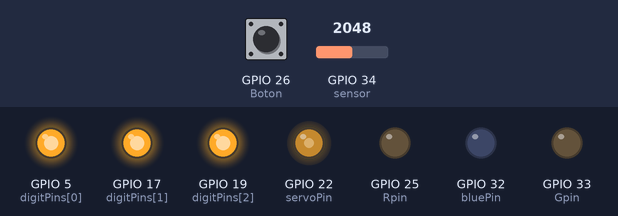
Bench run of a program on a simulated ESP32. Shown: output pins drawn as LEDs (lit = HIGH). Inputs (shaded band) come from the test bench; at power-on: GPIO 26 (Boton) HIGH, GPIO 34 (sensor) = 2048. What the program prints to the serial monitor is not drawn.

Above: at 2.7 s.
2.8 s: GPIO 26 (Boton) pulled LOW for 3.2 s
At 6.4 s:
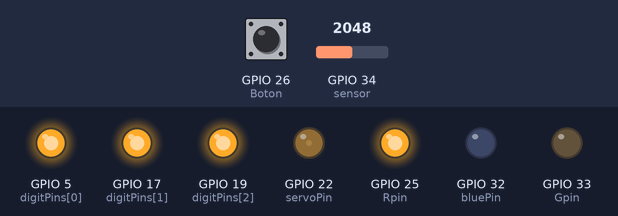
Timing chart, 0 to 7.9 s (numbered marks = the images above; inputs shaded):
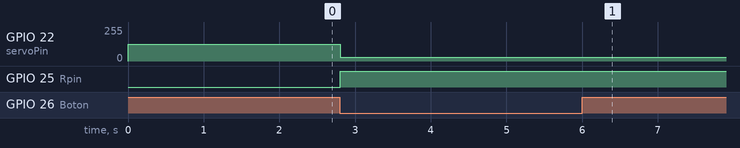

Measured:
- after the input at 2.8 s, GPIO 22 (servoPin): 127/255 → 28/255 at once; GPIO 25 (Rpin): LOW → HIGH at once

The program:

main.cpp
```cpp
#include <Arduino.h>
#include "config.h"

AdafruitIO_Feed *tempCanal = io.feed("Temperatura");

const int Boton = 26;
const int sensor = 34;
const int Rpin = 25;
const int Gpin = 33;
const int bluePin = 32;
const int servoPin = 22;

// Pines para el display de 7 segmentos
const int displayPins[] = {4, 23, 12, 16, 14, 13, 15, 18};
const int digitPins[] = {5, 17, 19}; // Pines de control de dígitos

// Definición de segmentos para cada dígito del display de 7 segmentos
byte segmentos[] = {
  0b00111111, // 0
  0b00000110, // 1
  0b01011011, // 2
  0b01001111, // 3
  0b01100110, // 4
  0b01101101, // 5
  0b01111101, // 6
  0b00000111, // 7
  0b01111111, // 8
  0b01101111  // 9
};

float temperatura = 0.0;
int Coloractual = -1;   // Color actual del LED (-1: apagado, 0: verde, 1: oro, 2: rojo)

// Declaración de funciones
void LEDactualizado(int color);
void Servoactualizado(int posicion);
void mostrarTemperaturaEnDisplay(float temp);

void setup() {
  Serial.begin(115200);

  pinMode(Boton, INPUT_PULLUP);
  pinMode(sensor, INPUT);
  pinMode(Rpin, OUTPUT);
  pinMode(Gpin, OUTPUT);
  pinMode(bluePin, OUTPUT);
  pinMode(servoPin, OUTPUT);

  // Configuración de pines de control de dígitos
  for (int i = 0; i < 3; i++) {
    pinMode(digitPins[i], OUTPUT);
    digitalWrite(digitPins[i], HIGH); // Inicialmente apagados
  }

  // LED y el servo en la posición inicial
  LEDactualizado(-1);  // Inicialmente apagado
  Servoactualizado(90);  // Inicialmente a 90 grados

  // wait for serial monitor to open
  while (!Serial);

  Serial.print("Connecting to Adafruit IO");

  // connect to io.adafruit.com
  io.connect();

  // wait for a connection
  while (io.status() < AIO_CONNECTED) {
    Serial.print(".");
    delay(500);
  }

  // we are connected
  Serial.println();
  Serial.println(io.statusText());
}

void loop() {
  // io.run() is required for Adafruit IO communication
  io.run();

  if (digitalRead(Boton) == LOW) { // El botón es presionado
    int Sensorvalor = analogRead(sensor);
    float V = (Sensorvalor / 4095.0) * 3300.0; // ADC a mV

    V = V + 200.0; //Offset a la lectura para tener el valor ajustado de temperatura

    temperatura = V / 10.0; //Calibración del sensor

    Serial.print("V: ");
    Serial.print(V);
    Serial.print(" mV   temperatura: ");
    Serial.print(temperatura);
    Serial.println(" °C");

    int Colornuevo = -1; //Variable que inicia en apagado

    if (temperatura < 37.0) {
      Colornuevo = 0; // Verde
    } else if (temperatura < 37.5) {
      Colornuevo = 1; // Oro
    } else {
      Colornuevo = 2; // Rojo
    }

    if (Colornuevo != Coloractual) { //Se verifica si existió un cambio de color
      Coloractual = Colornuevo;
      LEDactualizado(Coloractual);

      // Actualiza la posición del servo basada en el color actual
      if (Coloractual == 0) {
        Servoactualizado(160);
      } else if (Coloractual == 1) {
        Servoactualizado(90);
      } else if (Coloractual == 2) {
        Servoactualizado(20);
      }
    }

    Serial.print("sending -> ");
    Serial.println(temperatura);
    tempCanal->save(temperatura);

    // Mostrar la temperatura en el display de 7 segmentos
    mostrarTemperaturaEnDisplay(temperatura);

    delay(1000); // Delay para el botón
  }
}

void LEDactualizado(int color) {
  if (color == 0) {
    analogWrite(Rpin, 0);
    analogWrite(Gpin, 255);
    analogWrite(bluePin, 0);
  } else if (color == 1) {
    analogWrite(Rpin, 255);
    analogWrite(Gpin, 215);
    analogWrite(bluePin, 0);
  } else if (color == 2) {
    analogWrite(Rpin, 255);
    analogWrite(Gpin, 0);
    analogWrite(bluePin, 0);
  }
}

void Servoactualizado(int posicion) {
  analogWrite(servoPin, map(posicion, 0, 180, 0, 255));
}

void mostrarTemperaturaEnDisplay(float temp) {
  int temperaturaEntera = int(temp); // Parte entera de la temperatura
  int digitos[3]; // Dígitos individuales de la temperatura

  // Extraer dígitos individuales de la temperatura
  digitos[0] = temperaturaEntera % 10;
  digitos[1] = (temperaturaEntera / 10) % 10;
  digitos[2] = (temperaturaEntera / 100) % 10;

  // Mostrar dígitos en el display
  for (int i = 0; i < 3; i++) {
    // Encender el dígito correspondiente
    digitalWrite(digitPins[i], LOW);

    // Configurar los segmentos del display
    for (int j = 0; j < 7; j++) {
      digitalWrite(displayPins[j], (segmentos[digitos[i]] >> j) & 1);
    }

    // Esperar un breve periodo de tiempo para mostrar el dígito
    delay(1);

    // Apagar el dígito
    digitalWrite(digitPins[i], HIGH);
  }
}
```

config.h
```cpp
/************************ Adafruit IO Config *******************************/

// visit io.adafruit.com if you need to create an account,
// or if you need your Adafruit IO key.
#define IO_USERNAME  "JimmyQuiroz"
#define IO_KEY       "aio_hhor66dEglYQfgeFicndHH7qyUwh"

/******************************* WIFI **************************************/


#define WIFI_SSID "iPhone de Jimmy"
#define WIFI_PASS "jimmy862"

// comment out the following lines if you are using fona or ethernet
#include "AdafruitIO_WiFi.h"

AdafruitIO_WiFi io(IO_USERNAME, IO_KEY, WIFI_SSID, WIFI_PASS);
```
